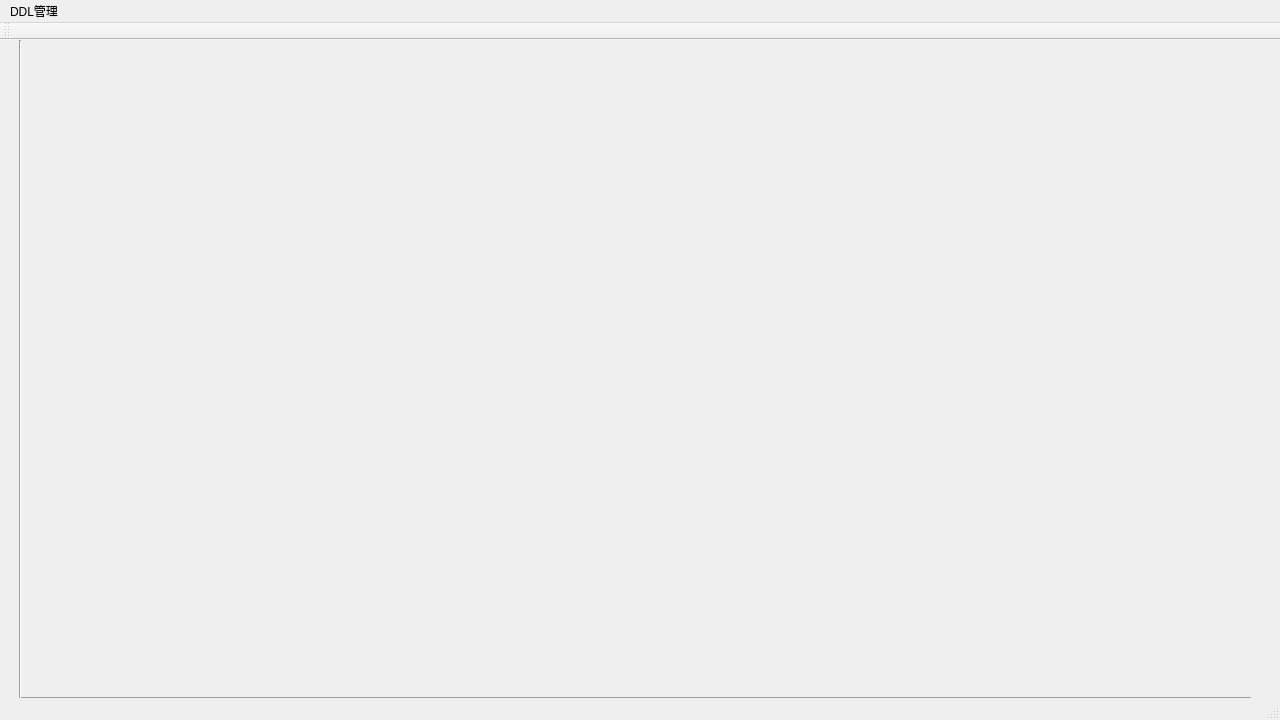
<?xml version="1.0" encoding="UTF-8"?>
<ui version="4.0">
 <class>MainWindow</class>
 <widget class="QMainWindow" name="MainWindow">
  <property name="geometry">
   <rect>
    <x>0</x>
    <y>0</y>
    <width>1280</width>
    <height>720</height>
   </rect>
  </property>
  <property name="windowTitle">
   <string>MainWindow</string>
  </property>
  <widget class="QWidget" name="centralWidget">
   <widget class="Line" name="line_x">
    <property name="geometry">
     <rect>
      <x>20</x>
      <y>650</y>
      <width>1231</width>
      <height>16</height>
     </rect>
    </property>
    <property name="orientation">
     <enum>Qt::Horizontal</enum>
    </property>
   </widget>
   <widget class="Line" name="line_y">
    <property name="geometry">
     <rect>
      <x>10</x>
      <y>0</y>
      <width>20</width>
      <height>661</height>
     </rect>
    </property>
    <property name="orientation">
     <enum>Qt::Vertical</enum>
    </property>
   </widget>
  </widget>
  <widget class="QMenuBar" name="menuBar">
   <property name="geometry">
    <rect>
     <x>0</x>
     <y>0</y>
     <width>1280</width>
     <height>22</height>
    </rect>
   </property>
   <widget class="QMenu" name="menuDDL">
    <property name="title">
     <string>DDL管理</string>
    </property>
   </widget>
   <addaction name="menuDDL"/>
  </widget>
  <widget class="QToolBar" name="mainToolBar">
   <attribute name="toolBarArea">
    <enum>TopToolBarArea</enum>
   </attribute>
   <attribute name="toolBarBreak">
    <bool>false</bool>
   </attribute>
  </widget>
  <widget class="QStatusBar" name="statusBar"/>
 </widget>
 <layoutdefault spacing="6" margin="11"/>
 <resources/>
 <connections/>
</ui>
